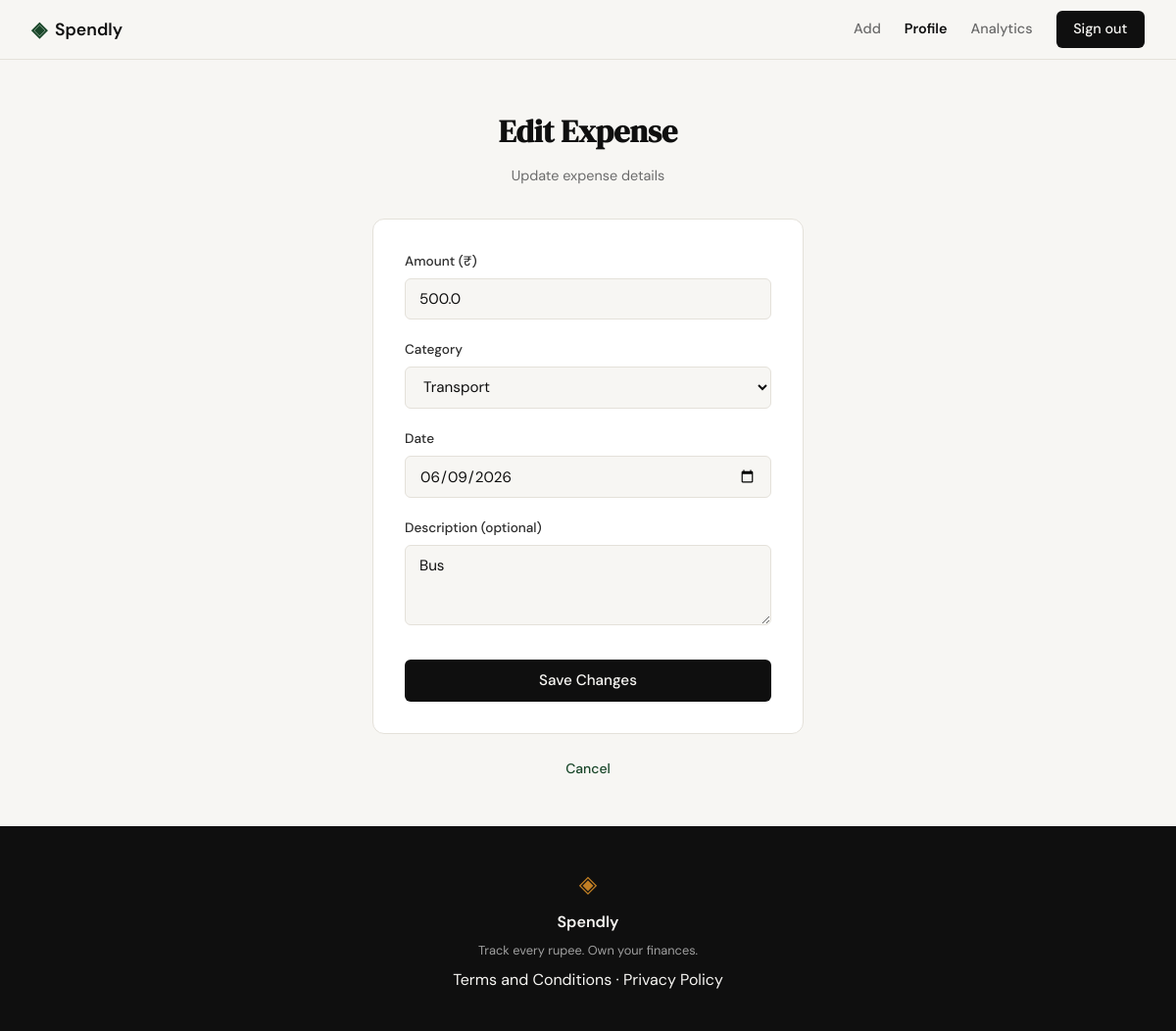
/expenses/26/edit (signed in), run on the app's committed database.
### tables this page shows
CREATE TABLE expenses (
            id INTEGER PRIMARY KEY AUTOINCREMENT,
            user_id INTEGER NOT NULL,
            amount REAL NOT NULL,
            category TEXT NOT NULL,
            date TEXT NOT NULL,
            description TEXT,
            created_at TEXT DEFAULT CURRENT_TIMESTAMP,
            FOREIGN KEY (user_id) REFERENCES users(id) ON DELETE CASCADE
        );

### app.py (the view, shortened to what this page needs)
@app.route("/expenses/<int:id>/edit", methods=["GET", "POST"])
def edit_expense(id):
    if not is_logged_in():
        return redirect(url_for("login"))
    user_id = session.get("user_id")
    expense = get_expense_by_id(id, user_id)
    if expense is None:
        abort(404)
    categories = ["Food", "Transport", "Bills", "Health", "Entertainment", "Shopping", "Other"]
    return render_template("edit_expense.html",
                         expense=expense,
                         categories=categories,
                         active_page="profile")

### app.py (called while the page is built)
def is_logged_in():
    return "user_id" in session

@app.context_processor
def inject_user():
    return dict(is_logged_in=is_logged_in())

### database/db.py (called while the page is built)
def get_db():
    conn = sqlite3.connect("spendly.db")
    conn.row_factory = sqlite3.Row
    conn.execute("PRAGMA foreign_keys = ON")
    return conn

def get_expense_by_id(expense_id, user_id):
    conn = get_db()
    cursor = conn.cursor()
    cursor.execute(
        "SELECT id, user_id, amount, category, date, description FROM expenses WHERE id = ? AND user_id = ?",
        (expense_id, user_id)
    )
    row = cursor.fetchone()
    conn.close()
    if row:
        return dict(row)
    return None

### templates/edit_expense.html (shortened to what this page needs)
{% extends "base.html" %}
{% block content %}
<section class="auth-section">
    <div class="auth-container">
        <div class="auth-header">
            <h1 class="auth-title">Edit Expense</h1>
            <p class="auth-subtitle">Update expense details</p>
        </div>
        <div class="auth-card">
            <form method="POST" action="{{ url_for('edit_expense', id=expense.id) }}">
                <div class="form-group">
                    <label for="amount">Amount (₹)</label>
                    <input type="number" id="amount" name="amount"
                           class="form-input" placeholder="0.00"
                           step="0.01" min="0.01" required
                           value="{{ expense.amount if expense.amount else '' }}" autofocus>
                </div>
                <div class="form-group">
                    <label for="category">Category</label>
                    <select id="category" name="category" class="form-input" required>
                        {% for cat in categories %}
                        <option value="{{ cat }}" {% if expense.category == cat %}selected{% endif %}>{{ cat }}</option>
                        {% endfor %}
                    </select>
                </div>
                <div class="form-group">
                    <label for="date">Date</label>
                    <input type="date" id="date" name="date"
                           class="form-input"
                           value="{{ expense.date if expense.date else '' }}" required>
                </div>
                <div class="form-group">
                    <label for="description">Description (optional)</label>
                    <textarea id="description" name="description"
                              class="form-input" rows="3"
                              placeholder="What was this expense for?">{{ expense.description if expense.description else '' }}</textarea>
                </div>
                <button type="submit" class="btn-submit">Save Changes</button>
            </form>
        </div>
        <p class="auth-switch">
            <a href="{{ url_for('profile') }}">Cancel</a>
        </p>
    </div>
</section>
{% endblock %}

### static/css/style.css (style rules this page uses)
:root { --ink: #0f0f0f; --ink-soft: #2d2d2d; --ink-muted: #6b6b6b; --ink-faint: #a0a0a0; --paper: #f7f6f3; --paper-warm: #f0ede6; --paper-card: #ffffff; --accent: #1a472a; --accent-light: #e8f0eb; --accent-2: #c17f24; --accent-2-light: #fdf3e3; --danger: #c0392b; --danger-light: #fdecea; --border: #e4e1da; --border-soft: #eeebe4; --font-display: 'DM Serif Display', Georgia, serif; --font-body: 'DM Sans', system-ui, sans-serif; --max-width: 1200px; --auth-width: 440px; --radius-sm: 6px; --radius-md: 12px; --radius-lg: 20px; }
*, *::before, *::after { box-sizing: border-box; margin: 0; padding: 0; }
html { font-size: 16px; scroll-behavior: smooth; }
body { background: var(--paper); color: var(--ink); font-family: var(--font-body); font-size: 1rem; line-height: 1.6; -webkit-font-smoothing: antialiased; }
a { color: inherit; text-decoration: none; }
.auth-section { min-height: calc(100vh - 60px - 100px); display: flex; align-items: center; justify-content: center; padding: 3rem 2rem; }
.auth-container { width: 100%; max-width: var(--auth-width); }
.auth-header { text-align: center; margin-bottom: 2rem; }
.auth-title { font-family: var(--font-display); font-size: 2rem; color: var(--ink); margin-bottom: 0.5rem; }
.auth-subtitle { font-size: 0.9rem; color: var(--ink-muted); }
.auth-card { background: var(--paper-card); border: 1px solid var(--border); border-radius: var(--radius-md); padding: 2rem; margin-bottom: 1.5rem; }
.form-group { margin-bottom: 1.25rem; }
.form-group label { display: block; font-size: 0.85rem; font-weight: 500; color: var(--ink-soft); margin-bottom: 0.4rem; }
.form-input { width: 100%; padding: 0.6rem 0.875rem; border: 1px solid var(--border); border-radius: var(--radius-sm); font-family: var(--font-body); font-size: 0.95rem; color: var(--ink); background: var(--paper); outline: none; transition: border-color 0.2s; }
.form-input::placeholder { color: var(--ink-faint); }
.btn-submit { width: 100%; padding: 0.7rem; background: var(--ink); color: var(--paper); border: none; border-radius: var(--radius-sm); font-family: var(--font-body); font-size: 0.95rem; font-weight: 500; cursor: pointer; transition: background 0.2s; margin-top: 0.5rem; }
.auth-switch { text-align: center; font-size: 0.875rem; color: var(--ink-muted); }
.auth-switch a { color: var(--accent); font-weight: 500; }

### data on the page
expenses: amount "500.0", category "Transport", date "06/09/2026", description "Bus"
